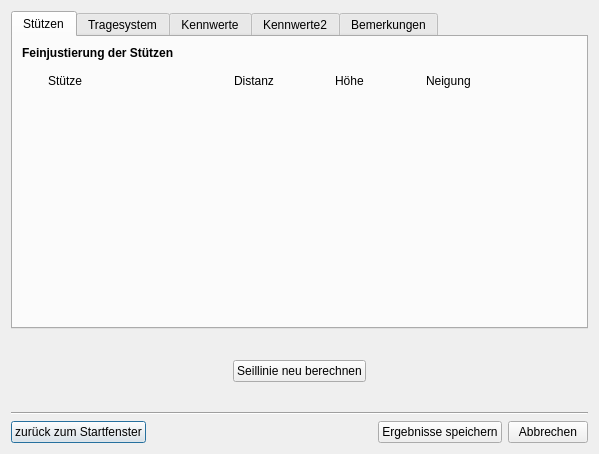
<?xml version="1.0" encoding="UTF-8"?>
<ui version="4.0">
 <class>Dialog</class>
 <widget class="QDialog" name="Dialog">
  <property name="geometry">
   <rect>
    <x>0</x>
    <y>0</y>
    <width>599</width>
    <height>454</height>
   </rect>
  </property>
  <property name="windowTitle">
   <string>Dialog</string>
  </property>
  <layout class="QGridLayout" name="gridLayout_2">
   <item row="0" column="0">
    <layout class="QVBoxLayout" name="plotLayout"/>
   </item>
   <item row="3" column="0">
    <spacer name="verticalSpacer">
     <property name="orientation">
      <enum>Qt::Vertical</enum>
     </property>
     <property name="sizeType">
      <enum>QSizePolicy::MinimumExpanding</enum>
     </property>
     <property name="sizeHint" stdset="0">
      <size>
       <width>20</width>
       <height>5</height>
      </size>
     </property>
    </spacer>
   </item>
   <item row="6" column="0">
    <widget class="Line" name="line">
     <property name="orientation">
      <enum>Qt::Horizontal</enum>
     </property>
    </widget>
   </item>
   <item row="5" column="0">
    <spacer name="verticalSpacer_6">
     <property name="orientation">
      <enum>Qt::Vertical</enum>
     </property>
     <property name="sizeType">
      <enum>QSizePolicy::MinimumExpanding</enum>
     </property>
     <property name="sizeHint" stdset="0">
      <size>
       <width>20</width>
       <height>5</height>
      </size>
     </property>
    </spacer>
   </item>
   <item row="7" column="0">
    <layout class="QHBoxLayout" name="buttonLayout">
     <item>
      <widget class="QPushButton" name="btnBackToStart">
       <property name="text">
        <string>zurück zum Startfenster</string>
       </property>
      </widget>
     </item>
     <item>
      <spacer name="horizontalSpacer_3">
       <property name="orientation">
        <enum>Qt::Horizontal</enum>
       </property>
       <property name="sizeHint" stdset="0">
        <size>
         <width>40</width>
         <height>20</height>
        </size>
       </property>
      </spacer>
     </item>
     <item>
      <widget class="QPushButton" name="btnSave">
       <property name="text">
        <string>Ergebnisse speichern</string>
       </property>
      </widget>
     </item>
     <item>
      <widget class="QPushButton" name="btnCancel">
       <property name="text">
        <string>Abbrechen</string>
       </property>
      </widget>
     </item>
    </layout>
   </item>
   <item row="2" column="0">
    <layout class="QVBoxLayout" name="tabLayout">
     <item>
      <widget class="QTabWidget" name="tabWidget">
       <property name="currentIndex">
        <number>0</number>
       </property>
       <widget class="QWidget" name="tabPoles">
        <attribute name="title">
         <string>Stützen</string>
        </attribute>
        <layout class="QVBoxLayout" name="verticalLayout_6">
         <item>
          <layout class="QVBoxLayout" name="verticalLayout_5">
           <item>
            <widget class="QLabel" name="label_17">
             <property name="sizePolicy">
              <sizepolicy hsizetype="Preferred" vsizetype="Preferred">
               <horstretch>0</horstretch>
               <verstretch>0</verstretch>
              </sizepolicy>
             </property>
             <property name="font">
              <font>
               <weight>75</weight>
               <bold>true</bold>
              </font>
             </property>
             <property name="text">
              <string>Feinjustierung der Stützen</string>
             </property>
            </widget>
           </item>
          </layout>
         </item>
         <item>
          <layout class="QHBoxLayout" name="poleGrid">
           <item>
            <layout class="QVBoxLayout" name="addBtnVGrid">
             <item>
              <widget class="QLabel" name="label_28">
               <property name="sizePolicy">
                <sizepolicy hsizetype="Fixed" vsizetype="Fixed">
                 <horstretch>0</horstretch>
                 <verstretch>0</verstretch>
                </sizepolicy>
               </property>
               <property name="minimumSize">
                <size>
                 <width>18</width>
                 <height>30</height>
                </size>
               </property>
               <property name="text">
                <string/>
               </property>
              </widget>
             </item>
            </layout>
           </item>
           <item>
            <layout class="QVBoxLayout" name="poleVGrid">
             <item>
              <layout class="QHBoxLayout" name="poleHgridHeader">
               <item>
                <widget class="QLabel" name="label_31">
                 <property name="sizePolicy">
                  <sizepolicy hsizetype="Fixed" vsizetype="Fixed">
                   <horstretch>0</horstretch>
                   <verstretch>0</verstretch>
                  </sizepolicy>
                 </property>
                 <property name="minimumSize">
                  <size>
                   <width>180</width>
                   <height>30</height>
                  </size>
                 </property>
                 <property name="lineWidth">
                  <number>1</number>
                 </property>
                 <property name="text">
                  <string>Stütze</string>
                 </property>
                 <property name="margin">
                  <number>0</number>
                 </property>
                 <property name="indent">
                  <number>2</number>
                 </property>
                </widget>
               </item>
               <item>
                <widget class="QLabel" name="label_35">
                 <property name="sizePolicy">
                  <sizepolicy hsizetype="Fixed" vsizetype="Fixed">
                   <horstretch>0</horstretch>
                   <verstretch>0</verstretch>
                  </sizepolicy>
                 </property>
                 <property name="minimumSize">
                  <size>
                   <width>95</width>
                   <height>30</height>
                  </size>
                 </property>
                 <property name="text">
                  <string>Distanz</string>
                 </property>
                 <property name="margin">
                  <number>0</number>
                 </property>
                 <property name="indent">
                  <number>2</number>
                 </property>
                </widget>
               </item>
               <item>
                <widget class="QLabel" name="label_30">
                 <property name="sizePolicy">
                  <sizepolicy hsizetype="Fixed" vsizetype="Fixed">
                   <horstretch>0</horstretch>
                   <verstretch>0</verstretch>
                  </sizepolicy>
                 </property>
                 <property name="minimumSize">
                  <size>
                   <width>85</width>
                   <height>30</height>
                  </size>
                 </property>
                 <property name="text">
                  <string>Höhe</string>
                 </property>
                 <property name="margin">
                  <number>0</number>
                 </property>
                 <property name="indent">
                  <number>2</number>
                 </property>
                </widget>
               </item>
               <item>
                <widget class="QLabel" name="label_36">
                 <property name="sizePolicy">
                  <sizepolicy hsizetype="Fixed" vsizetype="Fixed">
                   <horstretch>0</horstretch>
                   <verstretch>0</verstretch>
                  </sizepolicy>
                 </property>
                 <property name="minimumSize">
                  <size>
                   <width>60</width>
                   <height>30</height>
                  </size>
                 </property>
                 <property name="text">
                  <string>Neigung</string>
                 </property>
                 <property name="margin">
                  <number>0</number>
                 </property>
                 <property name="indent">
                  <number>2</number>
                 </property>
                </widget>
               </item>
               <item>
                <spacer name="horizontalSpacer_6">
                 <property name="orientation">
                  <enum>Qt::Horizontal</enum>
                 </property>
                 <property name="sizeHint" stdset="0">
                  <size>
                   <width>40</width>
                   <height>20</height>
                  </size>
                 </property>
                </spacer>
               </item>
              </layout>
             </item>
            </layout>
           </item>
          </layout>
         </item>
         <item>
          <spacer name="verticalSpacer_4">
           <property name="orientation">
            <enum>Qt::Vertical</enum>
           </property>
           <property name="sizeHint" stdset="0">
            <size>
             <width>20</width>
             <height>40</height>
            </size>
           </property>
          </spacer>
         </item>
        </layout>
       </widget>
       <widget class="QWidget" name="tabCableline">
        <attribute name="title">
         <string>Tragesystem</string>
        </attribute>
        <layout class="QGridLayout" name="gridLayout">
         <item row="0" column="0">
          <layout class="QVBoxLayout" name="verticalLayout">
           <item>
            <widget class="QLabel" name="label">
             <property name="font">
              <font>
               <weight>75</weight>
               <bold>true</bold>
              </font>
             </property>
             <property name="text">
              <string>Anpassung der mechanischen Eigenschaften des Tragesystems</string>
             </property>
            </widget>
           </item>
          </layout>
         </item>
         <item row="1" column="0">
          <layout class="QGridLayout" name="gridLayout_3">
           <item row="6" column="0">
            <widget class="QLabel" name="label_10">
             <property name="text">
              <string>Vorspannung Tragseil</string>
             </property>
            </widget>
           </item>
           <item row="2" column="0">
            <widget class="QLabel" name="label_6">
             <property name="text">
              <string>Querschnittsfläche Tragseil</string>
             </property>
            </widget>
           </item>
           <item row="0" column="0">
            <widget class="QLabel" name="label_2">
             <property name="text">
              <string>Gewicht der Last inkl. Laufwagen</string>
             </property>
            </widget>
           </item>
           <item row="3" column="0">
            <widget class="QLabel" name="label_7">
             <property name="text">
              <string>Elastizitätsmodul Tragseil</string>
             </property>
            </widget>
           </item>
           <item row="5" column="0">
            <widget class="QLabel" name="label_9">
             <property name="text">
              <string>Gewicht des Zugseils rechts</string>
             </property>
            </widget>
           </item>
           <item row="3" column="2">
            <widget class="QLabel" name="label_12">
             <property name="text">
              <string>kN/mm2</string>
             </property>
            </widget>
           </item>
           <item row="0" column="2">
            <widget class="QLabel" name="label_3">
             <property name="text">
              <string>kN</string>
             </property>
            </widget>
           </item>
           <item row="4" column="2">
            <widget class="QLabel" name="label_13">
             <property name="text">
              <string>kN/m</string>
             </property>
            </widget>
           </item>
           <item row="5" column="2">
            <widget class="QLabel" name="label_14">
             <property name="text">
              <string>kN/m</string>
             </property>
            </widget>
           </item>
           <item row="2" column="2">
            <widget class="QLabel" name="label_11">
             <property name="text">
              <string>mm2</string>
             </property>
            </widget>
           </item>
           <item row="4" column="0">
            <widget class="QLabel" name="label_8">
             <property name="text">
              <string>Gewicht des Zugseils links</string>
             </property>
            </widget>
           </item>
           <item row="0" column="1">
            <widget class="QLineEdit" name="fieldQ">
             <property name="sizePolicy">
              <sizepolicy hsizetype="Fixed" vsizetype="Preferred">
               <horstretch>0</horstretch>
               <verstretch>0</verstretch>
              </sizepolicy>
             </property>
             <property name="minimumSize">
              <size>
               <width>80</width>
               <height>0</height>
              </size>
             </property>
             <property name="maximumSize">
              <size>
               <width>80</width>
               <height>16777215</height>
              </size>
             </property>
            </widget>
           </item>
           <item row="1" column="2">
            <widget class="QLabel" name="label_5">
             <property name="text">
              <string>kN/m</string>
             </property>
            </widget>
           </item>
           <item row="1" column="0">
            <widget class="QLabel" name="label_4">
             <property name="text">
              <string>Gewicht Tragseil</string>
             </property>
            </widget>
           </item>
           <item row="6" column="2">
            <widget class="QLabel" name="label_15">
             <property name="text">
              <string>kN</string>
             </property>
            </widget>
           </item>
           <item row="0" column="3">
            <spacer name="horizontalSpacer_4">
             <property name="orientation">
              <enum>Qt::Horizontal</enum>
             </property>
             <property name="sizeHint" stdset="0">
              <size>
               <width>40</width>
               <height>20</height>
              </size>
             </property>
            </spacer>
           </item>
           <item row="1" column="1">
            <widget class="QLineEdit" name="fieldQt">
             <property name="sizePolicy">
              <sizepolicy hsizetype="Fixed" vsizetype="Preferred">
               <horstretch>0</horstretch>
               <verstretch>0</verstretch>
              </sizepolicy>
             </property>
             <property name="minimumSize">
              <size>
               <width>80</width>
               <height>0</height>
              </size>
             </property>
             <property name="maximumSize">
              <size>
               <width>80</width>
               <height>16777215</height>
              </size>
             </property>
            </widget>
           </item>
           <item row="2" column="1">
            <widget class="QLineEdit" name="fieldA">
             <property name="sizePolicy">
              <sizepolicy hsizetype="Fixed" vsizetype="Preferred">
               <horstretch>0</horstretch>
               <verstretch>0</verstretch>
              </sizepolicy>
             </property>
             <property name="minimumSize">
              <size>
               <width>80</width>
               <height>0</height>
              </size>
             </property>
             <property name="maximumSize">
              <size>
               <width>80</width>
               <height>16777215</height>
              </size>
             </property>
            </widget>
           </item>
           <item row="3" column="1">
            <widget class="QLineEdit" name="fieldE">
             <property name="sizePolicy">
              <sizepolicy hsizetype="Fixed" vsizetype="Preferred">
               <horstretch>0</horstretch>
               <verstretch>0</verstretch>
              </sizepolicy>
             </property>
             <property name="minimumSize">
              <size>
               <width>80</width>
               <height>0</height>
              </size>
             </property>
             <property name="maximumSize">
              <size>
               <width>80</width>
               <height>16777215</height>
              </size>
             </property>
            </widget>
           </item>
           <item row="4" column="1">
            <widget class="QLineEdit" name="fieldqz1">
             <property name="sizePolicy">
              <sizepolicy hsizetype="Fixed" vsizetype="Preferred">
               <horstretch>0</horstretch>
               <verstretch>0</verstretch>
              </sizepolicy>
             </property>
             <property name="minimumSize">
              <size>
               <width>80</width>
               <height>0</height>
              </size>
             </property>
             <property name="maximumSize">
              <size>
               <width>80</width>
               <height>16777215</height>
              </size>
             </property>
            </widget>
           </item>
           <item row="5" column="1">
            <widget class="QLineEdit" name="fieldqz2">
             <property name="sizePolicy">
              <sizepolicy hsizetype="Fixed" vsizetype="Preferred">
               <horstretch>0</horstretch>
               <verstretch>0</verstretch>
              </sizepolicy>
             </property>
             <property name="minimumSize">
              <size>
               <width>80</width>
               <height>0</height>
              </size>
             </property>
             <property name="maximumSize">
              <size>
               <width>80</width>
               <height>16777215</height>
              </size>
             </property>
            </widget>
           </item>
           <item row="6" column="1">
            <widget class="QLineEdit" name="fieldVorsp">
             <property name="sizePolicy">
              <sizepolicy hsizetype="Fixed" vsizetype="Preferred">
               <horstretch>0</horstretch>
               <verstretch>0</verstretch>
              </sizepolicy>
             </property>
             <property name="minimumSize">
              <size>
               <width>80</width>
               <height>0</height>
              </size>
             </property>
             <property name="maximumSize">
              <size>
               <width>80</width>
               <height>16777215</height>
              </size>
             </property>
            </widget>
           </item>
          </layout>
         </item>
         <item row="2" column="0">
          <spacer name="verticalSpacer_2">
           <property name="orientation">
            <enum>Qt::Vertical</enum>
           </property>
           <property name="sizeHint" stdset="0">
            <size>
             <width>20</width>
             <height>40</height>
            </size>
           </property>
          </spacer>
         </item>
        </layout>
       </widget>
       <widget class="QWidget" name="tabThreshold">
        <attribute name="title">
         <string>Kennwerte</string>
        </attribute>
        <layout class="QGridLayout" name="gridLayout_4">
         <item row="3" column="0">
          <spacer name="verticalSpacer_5">
           <property name="orientation">
            <enum>Qt::Vertical</enum>
           </property>
           <property name="sizeHint" stdset="0">
            <size>
             <width>20</width>
             <height>40</height>
            </size>
           </property>
          </spacer>
         </item>
         <item row="0" column="0">
          <layout class="QVBoxLayout" name="verticalLayout_2">
           <item>
            <widget class="QLabel" name="label_22">
             <property name="font">
              <font>
               <weight>75</weight>
               <bold>true</bold>
              </font>
             </property>
             <property name="text">
              <string>Technische Kennwerte der berechneten Seillinie</string>
             </property>
            </widget>
           </item>
          </layout>
         </item>
         <item row="1" column="0">
          <layout class="QGridLayout" name="gridLayout_5">
           <item row="3" column="0">
            <layout class="QVBoxLayout" name="verticalLayout_8">
             <item>
              <widget class="QLabel" name="label_29">
               <property name="text">
                <string>Max. resultierende Sattelkraft</string>
               </property>
              </widget>
             </item>
             <item>
              <widget class="QLabel" name="label_34">
               <property name="font">
                <font>
                 <italic>true</italic>
                </font>
               </property>
               <property name="text">
                <string>an befahrbarer Stütze, Last auf Stütze</string>
               </property>
              </widget>
             </item>
            </layout>
           </item>
           <item row="4" column="0">
            <layout class="QVBoxLayout" name="verticalLayout_9">
             <item>
              <widget class="QLabel" name="label_39">
               <property name="text">
                <string>Seilwinkel am Lastseil</string>
               </property>
              </widget>
             </item>
             <item>
              <widget class="QLabel" name="label_40">
               <property name="font">
                <font>
                 <italic>true</italic>
                </font>
               </property>
               <property name="text">
                <string>(optimaler Bereich 0° - 30°)</string>
               </property>
              </widget>
             </item>
            </layout>
           </item>
           <item row="1" column="1">
            <widget class="QLabel" name="txtBodenabstT">
             <property name="text">
              <string/>
             </property>
            </widget>
           </item>
           <item row="0" column="0">
            <widget class="QLabel" name="label_23">
             <property name="minimumSize">
              <size>
               <width>0</width>
               <height>30</height>
              </size>
             </property>
             <property name="text">
              <string>Kennwert</string>
             </property>
            </widget>
           </item>
           <item row="4" column="1">
            <widget class="QLabel" name="txtAlphaT">
             <property name="text">
              <string/>
             </property>
            </widget>
           </item>
           <item row="5" column="0">
            <layout class="QVBoxLayout" name="verticalLayout_10">
             <item>
              <widget class="QLabel" name="label_41">
               <property name="text">
                <string>Nachweis erbracht</string>
               </property>
              </widget>
             </item>
             <item>
              <widget class="QLabel" name="label_42">
               <property name="font">
                <font>
                 <italic>true</italic>
                </font>
               </property>
               <property name="text">
                <string>Seil hebt nicht von Sattel ab</string>
               </property>
              </widget>
             </item>
            </layout>
           </item>
           <item row="0" column="2">
            <widget class="QLabel" name="label_25">
             <property name="text">
              <string>aktuelle Seillinie</string>
             </property>
            </widget>
           </item>
           <item row="2" column="0">
            <layout class="QVBoxLayout" name="verticalLayout_7">
             <item>
              <widget class="QLabel" name="label_32">
               <property name="text">
                <string>Max. auftretende Seilzugkraft</string>
               </property>
              </widget>
             </item>
             <item>
              <widget class="QLabel" name="label_33">
               <property name="font">
                <font>
                 <italic>true</italic>
                </font>
               </property>
               <property name="text">
                <string>Last in Feldmitte des längsten Seilfelds</string>
               </property>
              </widget>
             </item>
            </layout>
           </item>
           <item row="2" column="1">
            <widget class="QLabel" name="txtTmaxT">
             <property name="text">
              <string/>
             </property>
            </widget>
           </item>
           <item row="0" column="1">
            <widget class="QLabel" name="label_24">
             <property name="text">
              <string>Definierter Grenzwert</string>
             </property>
            </widget>
           </item>
           <item row="5" column="1">
            <widget class="QLabel" name="txtNachwT">
             <property name="text">
              <string/>
             </property>
            </widget>
           </item>
           <item row="2" column="2">
            <widget class="QLabel" name="txtTmaxV">
             <property name="text">
              <string/>
             </property>
            </widget>
           </item>
           <item row="3" column="2">
            <widget class="QLabel" name="txtFSaBefV">
             <property name="text">
              <string/>
             </property>
            </widget>
           </item>
           <item row="1" column="2">
            <widget class="QLabel" name="txtMinBodenabstV">
             <property name="text">
              <string/>
             </property>
            </widget>
           </item>
           <item row="1" column="0">
            <widget class="QLabel" name="label_26">
             <property name="text">
              <string>Minimaler Bodenabstand</string>
             </property>
            </widget>
           </item>
           <item row="3" column="1">
            <widget class="QLabel" name="txtFSaBefT">
             <property name="text">
              <string/>
             </property>
            </widget>
           </item>
           <item row="1" column="3">
            <widget class="QLabel" name="label_43">
             <property name="text">
              <string>&lt;html&gt;&lt;head/&gt;&lt;body&gt;&lt;p&gt;&lt;img src=&quot;:/plugins/SeilaplanPlugin/gui/icons/icon_yellow.png&quot;/&gt;&lt;/p&gt;&lt;/body&gt;&lt;/html&gt;</string>
             </property>
            </widget>
           </item>
           <item row="2" column="3">
            <widget class="QLabel" name="label_44">
             <property name="text">
              <string>&lt;html&gt;&lt;head/&gt;&lt;body&gt;&lt;p&gt;&lt;img src=&quot;:/plugins/SeilaplanPlugin/gui/icons/icon_yellow.png&quot;/&gt;&lt;/p&gt;&lt;/body&gt;&lt;/html&gt;</string>
             </property>
            </widget>
           </item>
           <item row="3" column="3">
            <widget class="QLabel" name="label_45">
             <property name="text">
              <string>&lt;html&gt;&lt;head/&gt;&lt;body&gt;&lt;p&gt;&lt;img src=&quot;:/plugins/SeilaplanPlugin/gui/icons/icon_yellow.png&quot;/&gt;&lt;/p&gt;&lt;/body&gt;&lt;/html&gt;</string>
             </property>
            </widget>
           </item>
           <item row="4" column="3">
            <widget class="QLabel" name="label_46">
             <property name="text">
              <string>&lt;html&gt;&lt;head/&gt;&lt;body&gt;&lt;p&gt;&lt;img src=&quot;:/plugins/SeilaplanPlugin/gui/icons/icon_yellow.png&quot;/&gt;&lt;/p&gt;&lt;/body&gt;&lt;/html&gt;</string>
             </property>
            </widget>
           </item>
           <item row="5" column="3">
            <widget class="QLabel" name="label_47">
             <property name="text">
              <string>&lt;html&gt;&lt;head/&gt;&lt;body&gt;&lt;p&gt;&lt;img src=&quot;:/plugins/SeilaplanPlugin/gui/icons/icon_yellow.png&quot;/&gt;&lt;/p&gt;&lt;/body&gt;&lt;/html&gt;</string>
             </property>
            </widget>
           </item>
           <item row="4" column="2">
            <widget class="QLabel" name="txtAlphaV">
             <property name="text">
              <string/>
             </property>
            </widget>
           </item>
           <item row="5" column="2">
            <widget class="QLabel" name="txtNachwV">
             <property name="text">
              <string/>
             </property>
            </widget>
           </item>
          </layout>
         </item>
        </layout>
       </widget>
       <widget class="QWidget" name="tabThreshold2">
        <attribute name="title">
         <string>Kennwerte2</string>
        </attribute>
        <layout class="QVBoxLayout" name="verticalLayout_12">
         <item>
          <layout class="QVBoxLayout" name="verticalLayout_11">
           <item>
            <widget class="QTableWidget" name="tableThresholds">
             <property name="frameShape">
              <enum>QFrame::StyledPanel</enum>
             </property>
             <property name="frameShadow">
              <enum>QFrame::Sunken</enum>
             </property>
             <property name="sizeAdjustPolicy">
              <enum>QAbstractScrollArea::AdjustToContents</enum>
             </property>
             <property name="rowCount">
              <number>5</number>
             </property>
             <property name="columnCount">
              <number>4</number>
             </property>
             <attribute name="horizontalHeaderVisible">
              <bool>false</bool>
             </attribute>
             <attribute name="horizontalHeaderHighlightSections">
              <bool>true</bool>
             </attribute>
             <attribute name="verticalHeaderVisible">
              <bool>false</bool>
             </attribute>
             <attribute name="verticalHeaderHighlightSections">
              <bool>true</bool>
             </attribute>
             <row>
              <property name="text">
               <string>New Row</string>
              </property>
             </row>
             <row>
              <property name="text">
               <string>New Row</string>
              </property>
             </row>
             <row>
              <property name="text">
               <string>New Row</string>
              </property>
             </row>
             <row>
              <property name="text">
               <string>New Row</string>
              </property>
             </row>
             <row>
              <property name="text">
               <string>New Row</string>
              </property>
             </row>
             <column>
              <property name="text">
               <string>Kennwert</string>
              </property>
             </column>
             <column>
              <property name="text">
               <string>Def. Grenzwert</string>
              </property>
             </column>
             <column>
              <property name="text">
               <string>aktuelle Seillinie</string>
              </property>
             </column>
             <column>
              <property name="text">
               <string/>
              </property>
             </column>
             <item row="0" column="0">
              <property name="text">
               <string>Minimaler Bodenabstand</string>
              </property>
             </item>
             <item row="1" column="0">
              <property name="text">
               <string>Max. auftretende Seilzugkraft am Lastseil (Last in Feldmitte des längsten Seilfeldes)</string>
              </property>
             </item>
             <item row="2" column="0">
              <property name="text">
               <string>Resultierende Sattelkraft (an befahrbarer Stütze, Last auf Stütze)</string>
              </property>
             </item>
             <item row="3" column="0">
              <property name="text">
               <string>Seilwinkel am Lastseil (optimaler Bereich 0° - 30°)</string>
              </property>
             </item>
             <item row="4" column="0">
              <property name="text">
               <string>Nachweis erbracht, dass Seil nicht vom Sattel abhebt</string>
              </property>
             </item>
            </widget>
           </item>
          </layout>
         </item>
        </layout>
       </widget>
       <widget class="QWidget" name="tabComment">
        <attribute name="title">
         <string>Bemerkungen</string>
        </attribute>
        <layout class="QVBoxLayout" name="verticalLayout_4">
         <item>
          <layout class="QVBoxLayout" name="verticalLayout_3">
           <item>
            <widget class="QLabel" name="label_16">
             <property name="text">
              <string>Bemerkungstext, welcher im technischen Bericht ergänzt wird</string>
             </property>
            </widget>
           </item>
           <item>
            <widget class="QPlainTextEdit" name="fieldComment">
             <property name="sizePolicy">
              <sizepolicy hsizetype="Expanding" vsizetype="Preferred">
               <horstretch>0</horstretch>
               <verstretch>0</verstretch>
              </sizepolicy>
             </property>
             <property name="maximumSize">
              <size>
               <width>16777215</width>
               <height>120</height>
              </size>
             </property>
            </widget>
           </item>
           <item>
            <spacer name="verticalSpacer_3">
             <property name="orientation">
              <enum>Qt::Vertical</enum>
             </property>
             <property name="sizeHint" stdset="0">
              <size>
               <width>20</width>
               <height>40</height>
              </size>
             </property>
            </spacer>
           </item>
          </layout>
         </item>
        </layout>
       </widget>
      </widget>
     </item>
    </layout>
   </item>
   <item row="4" column="0">
    <layout class="QHBoxLayout" name="calculateLayout">
     <item>
      <spacer name="horizontalSpacer">
       <property name="orientation">
        <enum>Qt::Horizontal</enum>
       </property>
       <property name="sizeHint" stdset="0">
        <size>
         <width>40</width>
         <height>20</height>
        </size>
       </property>
      </spacer>
     </item>
     <item>
      <widget class="QPushButton" name="btnRunCalc">
       <property name="cursor">
        <cursorShape>ArrowCursor</cursorShape>
       </property>
       <property name="mouseTracking">
        <bool>false</bool>
       </property>
       <property name="text">
        <string>Seillinie neu berechnen</string>
       </property>
      </widget>
     </item>
     <item>
      <spacer name="horizontalSpacer_2">
       <property name="orientation">
        <enum>Qt::Horizontal</enum>
       </property>
       <property name="sizeHint" stdset="0">
        <size>
         <width>40</width>
         <height>20</height>
        </size>
       </property>
      </spacer>
     </item>
    </layout>
   </item>
  </layout>
 </widget>
 <resources>
  <include location="resources.qrc"/>
 </resources>
 <connections/>
</ui>
